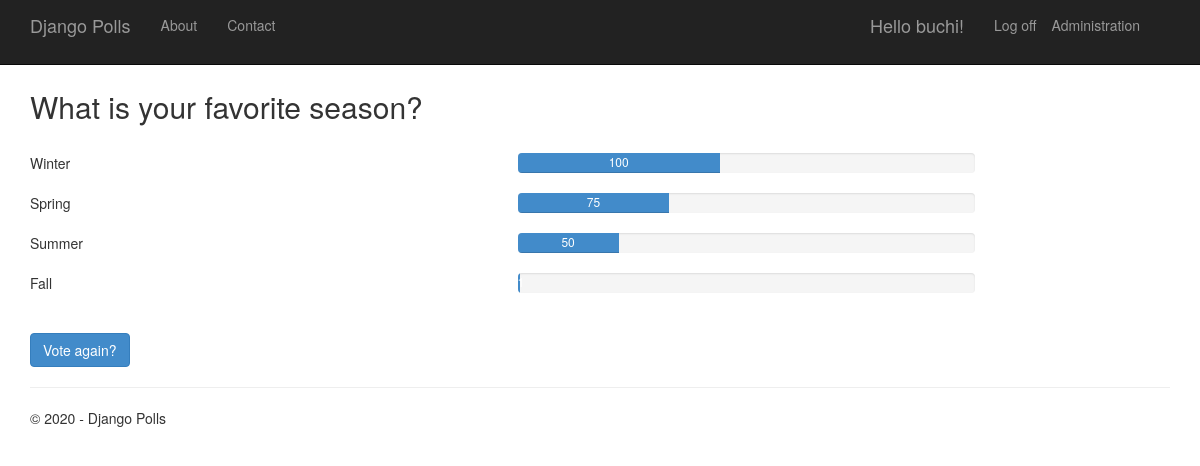
The app's page /1/results/ (signed in) with its own data.
### app/models.py (models this page shows, shortened)
class Poll(models.Model):
    text = models.CharField(max_length=200)
    pub_date = models.DateTimeField('date published')
    author = models.CharField(max_length=100, blank=True)
    def total_votes(self):
        return self.choice_set.aggregate(Sum('votes'))['votes__sum']

class Choice(models.Model):
    poll = models.ForeignKey(Poll, on_delete=models.CASCADE)
    text = models.CharField(max_length=200)
    votes = models.IntegerField(default=0)
    def votes_percentage(self):
        total=self.poll.total_votes()
        return self.votes / float(total) * 100 if total > 0 else 0

### app/views.py (the view)
class PollResultsView(DetailView):      #DetailView から派生している
    model = Poll
    def get_context_data(self, **kwargs):
        context = super(PollResultsView, self).get_context_data(**kwargs)
        context['title'] = 'Results'
        context['year'] = datetime.now().year
        return context

### app/templates/app/results.html
﻿{% extends "app/layout.html" %}
{% block content %}
<h2>{{ poll.text }}</h2>
<br />
{% for choice in poll.choice_set.all %}
<div class="row">
    <div class="col-sm-5">{{choice.text}}</div>
    <div class="col-sm-5">
        <div class="progress">
            <div class="progress-bar" role="progressbar" aria-valuenow="{{choice.votes}}" aria-valuemin="0" aria-valuemax="{{poll.total_votes}}" style="width: {{choice.votes_percentage}}%;">
                {{choice.votes}}
            </div>
        </div>
    </div>
</div>
{% endfor %}
<br />
<a class="btn btn-primary" href="{% url 'app:detail' poll.id %}">Vote again?</a>
{% endblock %}

### app/templates/app/loginpartial.html (shortened to what this page needs)
﻿<ul class="nav navbar-nav navbar-right">
    <li><a href="/admin">Administration</a></li>
</ul>
{% if user.is_authenticated %}
<form id="logoutForm" action="/logout/" method="post" class="navbar-right">
    <ul class="nav navbar-nav navbar-right">
        <li><span class="navbar-brand">Hello {{ user.username }}!</span></li>
        <li><a href="javascript:document.getElementById('logoutForm').submit()">Log off</a></li>
    </ul>
</form>
{% else %}
<ul class="nav navbar-nav navbar-right">
    <li><a href="{% url 'login' %}">Log in</a></li>
</ul>
{% endif %}

### app/static/app/content/site.css (style rules this page uses)
body { padding-top: 50px; padding-bottom: 20px; }

### records on screen
Poll: text "What is your favorite season?"
Choice: text "Winter", votes "100"
Choice: text "Spring", votes "75"
Choice: text "Summer", votes "50"
Choice: text "Fall", votes "1"

### other values on screen
{{ user.username }} "buchi"
{{ year }} "2020"
